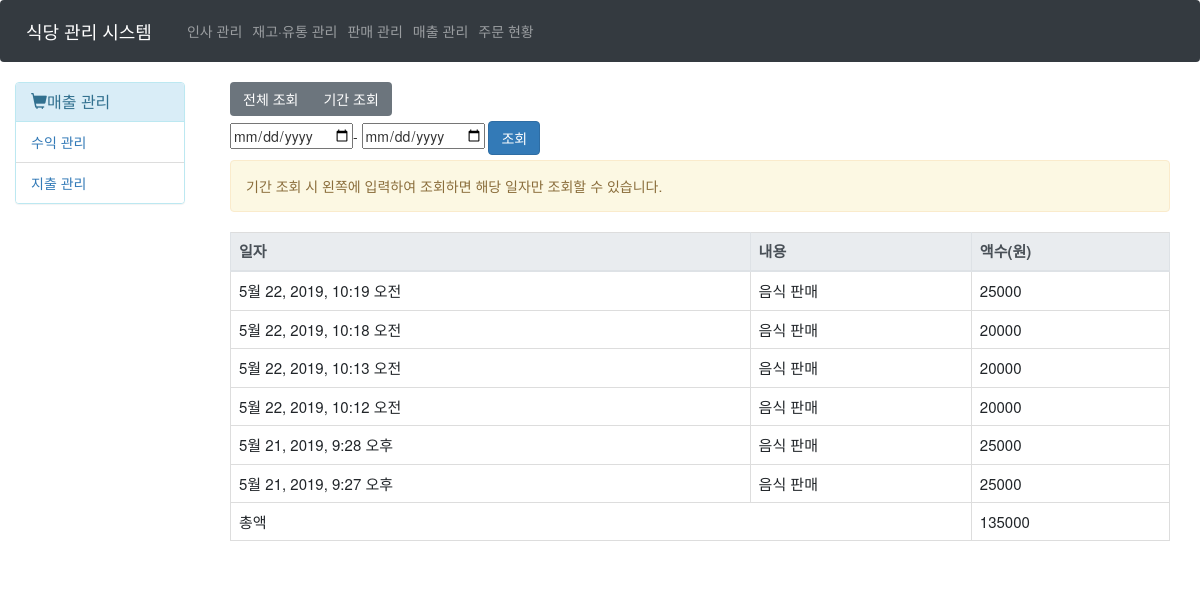
Before: /Profit/ with the older database file.
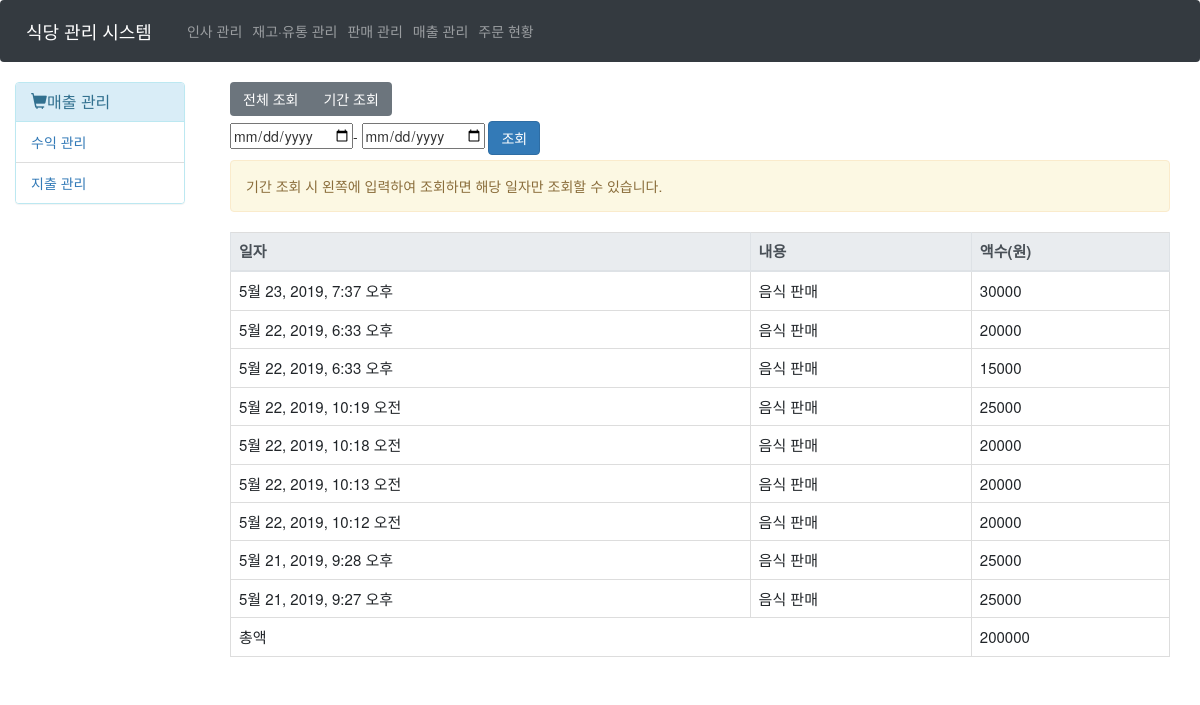
After: the same page with the newer database file.
### Main/models.py (models this page shows)
class Profit(models.Model):
    class Meta:
        verbose_name = '수익'
        verbose_name_plural = '수익'
    p_profit_date = models.DateTimeField(auto_now_add=True)
    p_detail = models.CharField(max_length=100)
    p_amount = models.IntegerField(default=0)
    p_os = models.ForeignKey('Main.Order_sheet', on_delete=models.CASCADE, null=True)

### Main/views.py (the view)
# urls.py: path('Profit/', ProfitMain.as_view(), name="profit-main"),
class ProfitMain(View):
    def get(self, request, *args, **kwargs):
        profits = Profit.objects.all().order_by('-p_profit_date')
        amount = profits.aggregate(amount=Sum('p_amount'))
        return render(request, 'Main/Profit/main.html', {'profits' : profits, 'amount' : amount['amount']})

### Main/templates/Main/Profit/main.html (shortened to what this page needs)
{% extends 'Main/Based/main.html' %}
{% block sidebar %}
    {% include 'Main/Profit/Profit_sidebar.html' %}
{% endblock %}
{% block content %}
    <div class="container-fluid">
        <div class="row">
            <div class="col-md-12">
                <div class="btn-group mb-2" role="group">
                    <button class="btn btn-secondary" onclick="window.location.href='/Profit/'">전체 조회</button>
                    <button class="btn btn-secondary" onclick="showPeriodDiv();">기간 조회</button>
                </div>
                  <div class="period-search mb-2">
                    <form action="{% url 'main:profit-search' %}" method="POST">
                        <input type="date" name="start-date">-
                        <input type="date" name="end-date">
                        <input type="submit" class="btn btn-primary" value="조회">
                    </form>
                </div>
            </div>
        </div>
        <div class="row">
            <div class='col-md-12'>
                <div class='alert alert-warning'>
                    기간 조회 시 왼쪽에 입력하여 조회하면 해당 일자만 조회할 수 있습니다.
                </div>
            </div>
        </div>
        <div class="row">
            <div class="col-md-12">
                <table class='table table-hover table-bordered' id="profit-table">
                    <thead class="thead thead-light">
                        <th>일자</th>
                        <th>내용</th>
                        <th>액수(원)</th>
                    </thead>
                    <tbody>
                    {% if profits %}
                        {% for data in profits %}
                        <tr>
                            <td>{{data.p_profit_date}}</td>
                            <td>{{data.p_detail}}</td>
                            <td id="amount{{forloop.counter0}}">{{data.p_amount}}</td>
                        </tr>
                        {% endfor %}
                        <tr>
                            <td colspan="2">총액</td>
                            <td>{{amount}}</td>
                        </tr>
                    </tbody>
                    {% else %}
                        <td colspan="3" class="text-center">수익 내역이 없습니다.</td>
                    {% endif %}
                </table>
            </div>
        </div>
        <div class="row">
            <div class="col-md-12">
            </div>
        </div>
    </div>
{% endblock %}

Changed rows visible on the page:
added Profit: p_profit_date "5월 23, 2019, 7:37 오후", p_detail "음식 판매", p_amount "30000"
added Profit: p_profit_date "5월 22, 2019, 6:33 오후", p_detail "음식 판매", p_amount "20000"
added Profit: p_profit_date "5월 22, 2019, 6:33 오후", p_detail "음식 판매", p_amount "15000"
Other visible differences:
{{ amount }}: "135000" → "200000"
